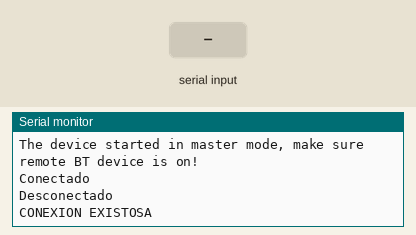
The sketch below on a simulated ESP32. Shown: the last lines printed to the serial monitor. Inputs (shaded band) come from the test bench. Nothing arrives over Bluetooth unless stated.

Above: at 1.2 s.
1.3 s: "1" received over the second serial link
At 2.0 s:
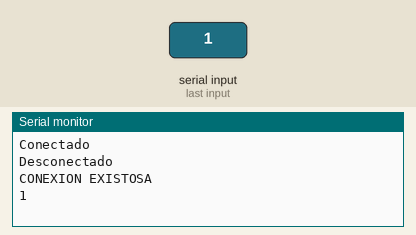
2.8 s: "0" received over the second serial link
At 4.3 s:
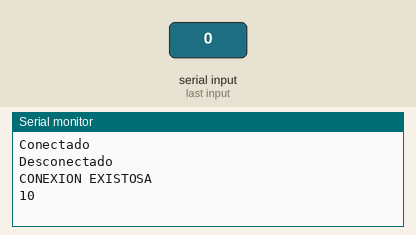

Measured:
- after the input at 1.3 s, the serial monitor: prints a new line at once (image 1)
- after the input at 2.8 s, the serial monitor: prints a new line at once (image 2)

The sketch:

COM_BLUETOOTH_MODULO.ino
```cpp
#include "BluetoothSerial.h"

BluetoothSerial SerialBT;

String MACadd = "AA:BB:CC:11:22:33";
uint8_t address[6]  = {0xAA, 0xBB, 0xCC, 0x11, 0x22, 0x33};
String name = "SSJ_BLOOD";
char *pin = "1234";
bool connected;

void setup() {
  Serial.begin(115200);
  SerialBT.begin("SSJ_BLOOD_ESP32", true);
  Serial.println("The device started in master mode, make sure remote BT device is on!");
  connected = SerialBT.connect(name);

  if(connected) {
    Serial.println("Conectado");
  } else {
    while(!SerialBT.connected(10000)) {
      Serial.println("No se pudo conectar");
    }
  }
  if (SerialBT.disconnect()) {
    Serial.println("Desconectado");
  }
  SerialBT.connect();
  Serial.println("CONEXION EXISTOSA");
}

void loop() {
  if (Serial.available()) {
    SerialBT.write(Serial.read());
  }
  if (SerialBT.available()) {
    Serial.write(SerialBT.read());
  }
  delay(20);
}
```
